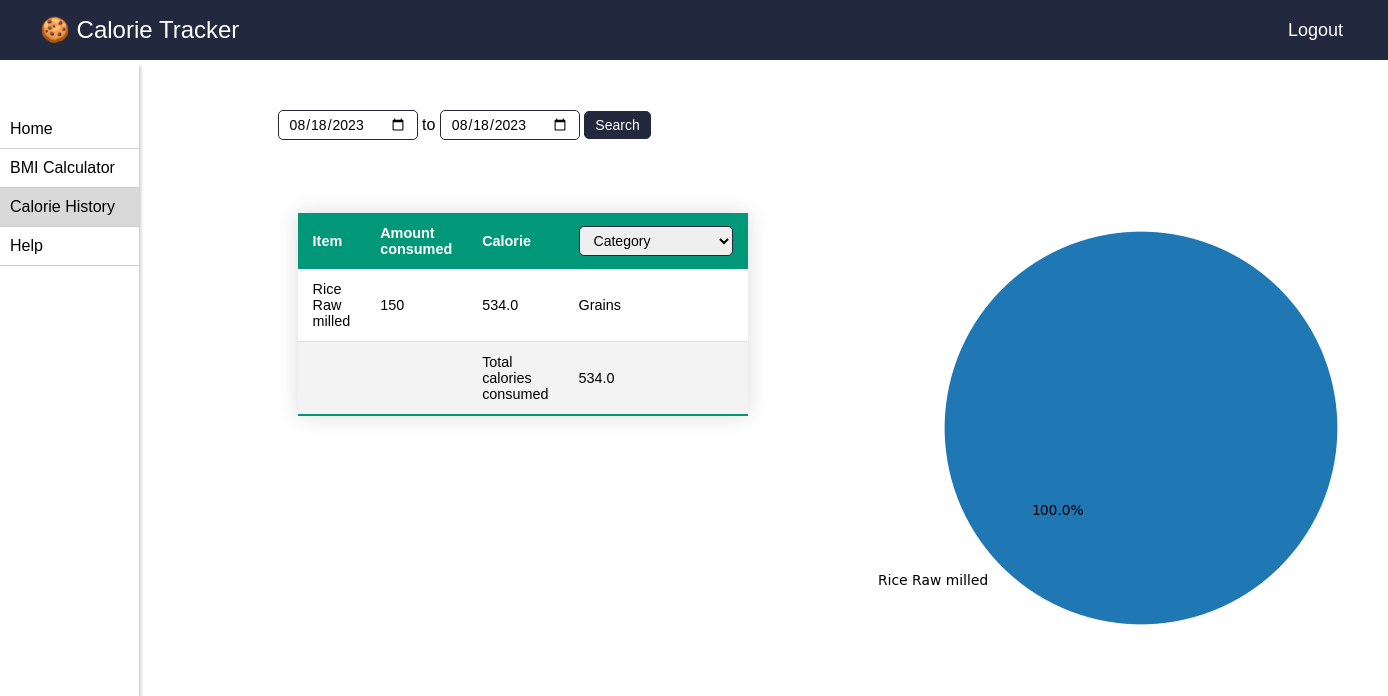
The app's page /history (signed in) with its own data.
### calori/models.py (models this page shows, shortened)
class ItemConsumption(models.Model):
    user = models.ForeignKey(User,
        on_delete=models.CASCADE, related_name='user_consumtions')
    item = models.ForeignKey(Item,
        on_delete=models.CASCADE, related_name='items_consumtions')
    amount = models.IntegerField(default=0)
    date = models.DateTimeField(auto_now_add=True)
    @property
    def calories_consumed(self):
        return round(self.amount/100*self.item.calories, 2)

class Item(models.Model):
    CATEGORIES = (
            (0, 'Vegetables'),
            (1, 'Fruits'),
            (2, 'Grains'),
            (3, 'Meat And Poultry'),
            (4, 'Fish And Seafood'),
            (5, 'Dairy Foods'),
            (6, 'Beans'),
            (7, 'Nuts'),
    )
    name = models.CharField(unique=True, max_length=30)
    calories = models.FloatField(default=0)
    created_by = models.ForeignKey(User, on_delete=models.CASCADE)
    is_global = models.BooleanField(default=True)
    category = models.IntegerField(choices=CATEGORIES, default=0)
    in_grams = models.BooleanField(default=True)

### calori/views.py (the view)
# urls.py: path("history", views.history, name="public"),
def history(request):
    if not request.user.is_authenticated:
        return redirect('/login')
    start_date = timezone.now().date()
    end_date = timezone.now().date()
    if request.POST.get('start_date'):
        start_date = datetime.strptime(request.POST.get('start_date'), "%Y-%m-%d")
    if request.POST.get('end_date'):
        end_date = datetime.strptime(request.POST.get('end_date'), "%Y-%m-%d")
    print(start_date)
    print(end_date)
    context = {
        'start_date': start_date.strftime("%Y-%m-%d"),
        'end_date': end_date.strftime("%Y-%m-%d")
    }
    consumptions = ItemConsumption.objects.filter(user=request.user,
        date__date__gte=start_date, date__date__lte=end_date)
    if int(request.POST.get('category', -1)) > -1:
        consumptions = consumptions.filter(item__category=int(request.POST.get('category')))
    context['consumed_list'] = consumptions
    total_calorie = consumptions.values('item__name').annotate(
        calories_consumed=(F('amount') * 1.0/100)*F('item__calories')).aggregate(
        total=Sum('calories_consumed')).get('total')
    if total_calorie:
        context['total_calorie'] = round(total_calorie, 2)
    else:
        context['total_calorie'] = 0
    consumptions_grouped = consumptions.values('item__name').annotate(calories_consumed=Sum(
    (F('amount') * 1.0/100)*F('item__calories')))
    labels = list(consumptions_grouped.values_list('item__name', flat=True))
    sizes = list(consumptions_grouped.values_list('calories_consumed', flat=True))
    fig1 = plt.figure()
    border_width = 0.05 # add_axes takes [left, bottom, width, height]
    ax_size = [0+border_width, 0+border_width,
            1-2*border_width, 1-2*border_width]
    ax1 = fig1.add_axes(ax_size)
    ax1.pie(sizes, explode=None, labels=labels, autopct='%1.1f%%',
            startangle=45)
    ax1.axis('equal')
    plt.savefig(f'media/{request.user.username}_peichart.png', dpi=100)
    context['path'] = f'/media/{request.user.username}_peichart.png'
    return render(request, 'calorie-history.html', context=context)

### templates/calorie-history.html (shortened to what this page needs)
{% extends 'base.html' %}
{% block content %}
{% load static %}
<link rel="stylesheet" href="{% static 'index.css' %}">
<link rel="stylesheet" href="{% static 'user-home.css' %}">
<div id="header">
    <a href="/" id="logo"><span>&#127850</span> Calorie Tracker</a>
    <ul id="menu">
        <a href="/logout">Logout</a>
    </ul>
</div>
<div class="container">
  <div class="sidebar">
    <div class="item"onclick="location.href='/home'">Home</div>
    <div class="item" onclick="location.href='/bmi-calculator'">BMI Calculator</div>
    <div class="item active" onclick="location.href='/history'">Calorie History</div>
    <div class="item" onclick="location.href='/help'">Help</div>
  </div>
  <div class="content">
    <div class="add-item">
      <form action="history" method="post">
          <input class="add-item-input" type="date" name="start_date" value="{{start_date}}"> to
          <input class="add-item-input" type="date" name="end_date" value="{{end_date}}">
          <input value="Search" class="add-item-input submit-btn" type="submit">
      </form>
      <div>
        {% if messages %}
          {% for message in messages %}
          <p {% if message.tags %} class="error-item-submission"{% endif %}>{{ message }}</p>
          {% endfor %}
        {% else %}
          <p class="error-item-submission dummy">dummy</p>
        {% endif %}
      </div>
    </div>
    <div class="detail row">
      <div class="column">
        <table class="styled-table">
          <thead>
            <tr>
                <th>Item</th>
                <th>Amount consumed</th>
                <th>Calorie</th>
                <th>
                  <form action="history" method="post">
                    <select name="category" onchange="this.form.submit()">
                      <option value="0">Category</option>
                    </select>
                  </form>
                </th>
            </tr>
          </thead>
          <tbody>
            {% for item in consumed_list %}
            <tr >
              <td>{{item.item.name}}</td>
              <td>{{item.amount}}</td>
              <td>{{item.calories_consumed}}</td>
              <td>{{item.item.get_category_display}}</td>
            </tr>
            {% endfor %}
            <tr >
              <td></td>
              <td></td>
              <td>Total calories consumed</td>
              <td>{{total_calorie}}</td>
            </tr>
          </tbody>
        </table>
      </div>
      <div class="column img-column"><img src="{{path}}" /></div>
    </div>
  </div>
</div>
{% endblock %}

### static/index.css (style rules this page uses)
* { margin: 0; padding: 0; }
#header { padding: 0 40px; display: flex; justify-content: space-between; align-items: center; height: 60px; background-color: rgb(34 41 62); }
#menu { display: flex; }
#menu a { display: flex; justify-content: space-between; align-items: center; padding-left: 5px; padding-right: 5px; height: 60px; text-decoration: none; color: #fff; font-size: 18px; }
#logo { text-decoration: none; color: #fff; font-size: 24px; }
.container { display: inline-block; }

### static/user-home.css (style rules this page uses)
* { font-family: sans-serif; }
table, th, td { border: 1px solid black; border-collapse: collapse; }
.container { display: flex; justify-content: space-between; }
.content { width: 80%; height: 100vh; }
.sidebar { width: 10%; box-shadow: 8px 0px 3px -6px #ccc; padding-top: 50px; }
.item { padding: 10px; border-bottom: 1px solid #ccc; }
.active { background-color: #d9d9d9; }
.add-item { padding-top: 50px; }
.add-item-input, select { font-size: 14px; padding: 5px 10px; border: 1px solid #22293e; border-radius: 5px; }
.submit-btn { background-color: #22293e; color: #fff; cursor: pointer; }
.error-item-submission { padding-top: 5px; padding-bottom: 5px; color: hsl(0, 93%, 63%); }
.dummy { color: #fff; }
table, th, td { border: 0; }
.styled-table { border-collapse: collapse; border: 0; margin: 25px 0; font-size: 0.9em; font-family: sans-serif; min-width: 400px; box-shadow: 0 0 20px rgba(0, 0, 0, 0.15); }
.styled-table thead tr { background-color: #009879; color: #ffffff; text-align: left; }
.styled-table th, .styled-table td { padding: 12px 15px; }
.styled-table tbody tr { border-bottom: 1px solid #dddddd; }
.styled-table tbody tr:nth-of-type(even) { background-color: #f3f3f3; }
.styled-table tbody tr:last-of-type { border-bottom: 2px solid #009879; }
.detail { display: flex; }
.column { float: left; width: 30%; padding: 20px; height: 300px; }
.img-column { z-index: -10; margin-left: 50px; }
.row:after { content: ""; display: table; clear: both; }
img { margin-left: 100px; }

### records on screen
ItemConsumption: item.name "Rice Raw milled", amount "150", calories_consumed "534.0", item.category "Grains"

### other values on screen
{{ total_calorie }} "534.0"
